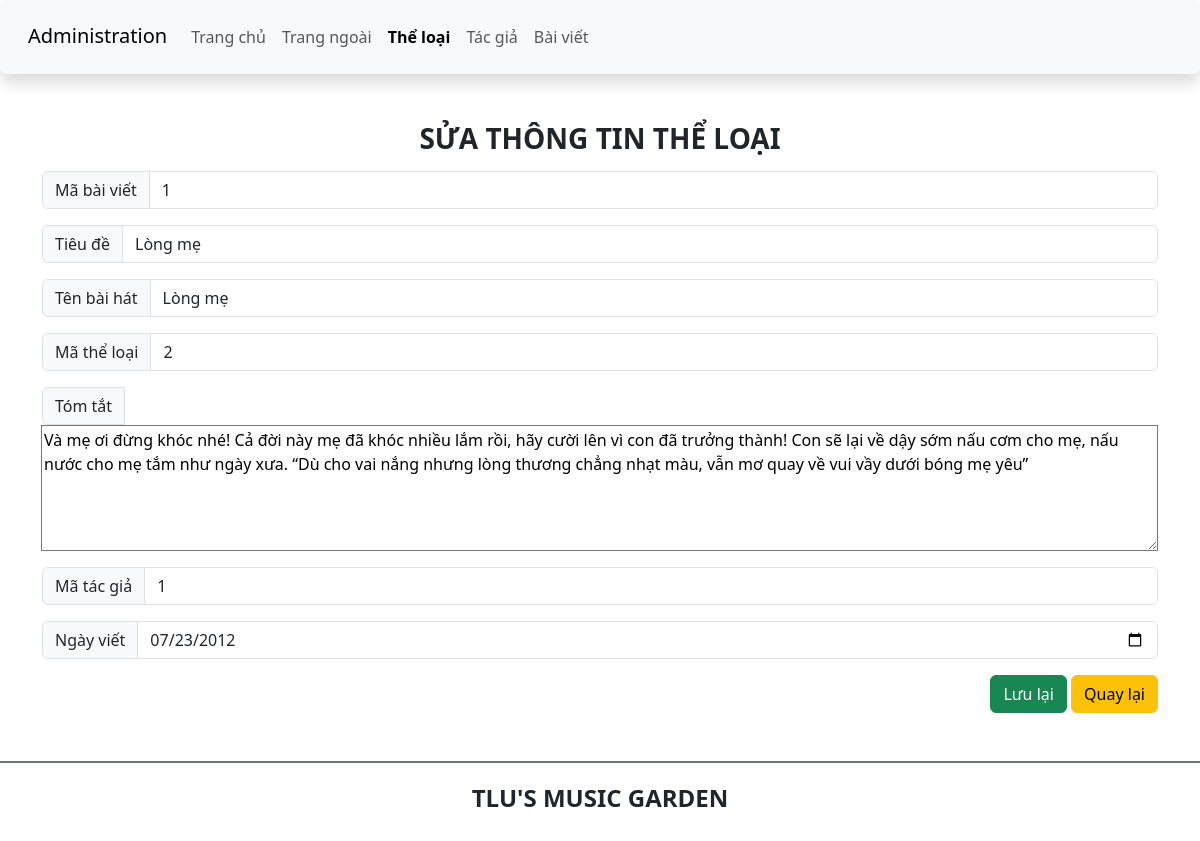
The page /admin/edit_article.php?id=1 on the database its author committed.
### tables this page shows
CREATE TABLE `baiviet` (
  `ma_bviet` int(10) UNSIGNED NOT NULL,
  `tieude` varchar(200) NOT NULL,
  `ten_bhat` varchar(100) NOT NULL,
  `ma_tloai` int(10) UNSIGNED NOT NULL,
  `tomtat` text NOT NULL,
  `noidung` text DEFAULT NULL,
  `ma_tgia` int(10) UNSIGNED NOT NULL,
  `ngayviet` datetime DEFAULT current_timestamp(),
  `hinhanh` varchar(200) DEFAULT NULL
);

### admin/edit_article.php (the view, shortened to what this page needs)
<!DOCTYPE html>
<html lang="en">
<head>
    <link href="https://cdn.jsdelivr.net/npm/bootstrap@5.3.0-alpha1/dist/css/bootstrap.min.css" rel="stylesheet">
    <link rel="stylesheet" href="https://cdnjs.cloudflare.com/ajax/libs/font-awesome/6.3.0/css/all.min.css" />
    <link rel="stylesheet" href="css/style_login.css">
</head>
<body>
    <?php
        include '../db.php';
        $mabviet = $_GET['id'];
        $edit_sql ="SELECT * FROM baiviet WHERE ma_bviet=$mabviet";
        $result = mysqli_query($conn, $edit_sql);
        $row = mysqli_fetch_assoc($result);
    ?>
        <header>
        <nav class="navbar navbar-expand-lg bg-body-tertiary shadow p-3 bg-white rounded">
            <div class="container-fluid">
                <div class="h3">
                    <a class="navbar-brand" href="#">Administration</a>
                </div>
                <div class="collapse navbar-collapse" id="navbarSupportedContent">
                <ul class="navbar-nav me-auto mb-2 mb-lg-0">
                    <li class="nav-item">
                        <a class="nav-link" aria-current="page" href="./">Trang chủ</a>
                    </li>
                    <li class="nav-item">
                        <a class="nav-link" href="../index.php">Trang ngoài</a>
                    </li>
                    <li class="nav-item">
                        <a class="nav-link active fw-bold" href="category.php">Thể loại</a>
                    </li>
                    <li class="nav-item">
                        <a class="nav-link" href="author.php">Tác giả</a>
                    </li>
                    <li class="nav-item">
                        <a class="nav-link" href="article.php">Bài viết</a>
                    </li>
                </ul>
                </div>
            </div>
        </nav>
    </header>
    <main class="container mt-5 mb-5">
        <div class="row">
            <div class="col-sm">
                <h3 class="text-center text-uppercase fw-bold">Sửa thông tin thể loại</h3>
                <form action="update_edit_article.php" method="post">
                    <div class="input-group mt-3 mb-3">
                        <span class="input-group-text" id="lblCatId">Mã bài viết</span>
                        <input type="text" class="form-control" name="mabviet" readonly value="<?php echo $row['ma_bviet']?>">
                    </div>
                    <div class="input-group mt-3 mb-3">
                        <span class="input-group-text" id="lblCatId">Tiêu đề</span>
                        <input type="text" class="form-control" name="tieude" value="<?php echo $row['tieude']?>">
                    </div>
                    <div class="input-group mt-3 mb-3">
                        <span class="input-group-text" id="lblCatName">Tên bài hát</span>
                        <input type="text" class="form-control" name="tenbhat" value = "<?php echo $row['ten_bhat']?>">
                    </div>
                    <div class="input-group mt-3 mb-3">
                        <span class="input-group-text" id="lblCatName">Mã thể loại</span>
                        <input type="text" class="form-control" name="matloai" value = "<?php echo $row['ma_tloai']?>">
                    </div>
                    <div class="input-group mt-3 mb-3">
                        <span class="input-group-text" id="lblCatName">Tóm tắt</span>
                        <textarea name="tomtat" id="" rows="5" cols="160"><?php echo $row['tomtat']; ?></textarea>
                    </div>
                    <div class="input-group mt-3 mb-3">
                        <span class="input-group-text" id="lblCatName">Mã tác giả</span>
                        <input type="text" class="form-control"  name="matgia"  value = "<?php echo $row['ma_tgia']?>">
                    </div>
                    <div class="input-group mt-3 mb-3">
                        <span class="input-group-text" id="lblCatName">Ngày viết</span>
                        <input type="date" class="form-control" name="ngayviet" value="<?php echo date('Y-m-d', strtotime($row['ngayviet'])); ?>">
                    </div>
                    <div class="form-group  float-end ">
                        <input type="submit" value="Lưu lại" class="btn btn-success">
                        <a href="article.php" class="btn btn-warning ">Quay lại</a>
                    </div>
                </form>
            </div>
        </div>
    </main>
    <footer class="bg-white d-flex justify-content-center align-items-center border-top border-secondary  border-2" style="height:80px">
        <h4 class="text-center text-uppercase fw-bold">TLU's music garden</h4>
    </footer>
</body>
</html>

### rows shown on the page
baiviet: mabviet "1", tieude "Lòng mẹ", tenbhat "Lòng mẹ", matloai "2", tomtat "Và mẹ ơi đừng khóc nhé! Cả đời này mẹ đã khóc nhiều lắm rồi, hãy cười lên vì con đã trưởng thành! Con sẽ lại về dậy sớm nấu cơm cho mẹ, nấu nước cho mẹ tắm như ngày xưa. “Dù cho vai nắng nhưng lòng thương chẳng nhạt màu, vẫn mơ quay về vui vầy dưới bóng mẹ yêu”", matgia "1", ngayviet "07/23/2012"
